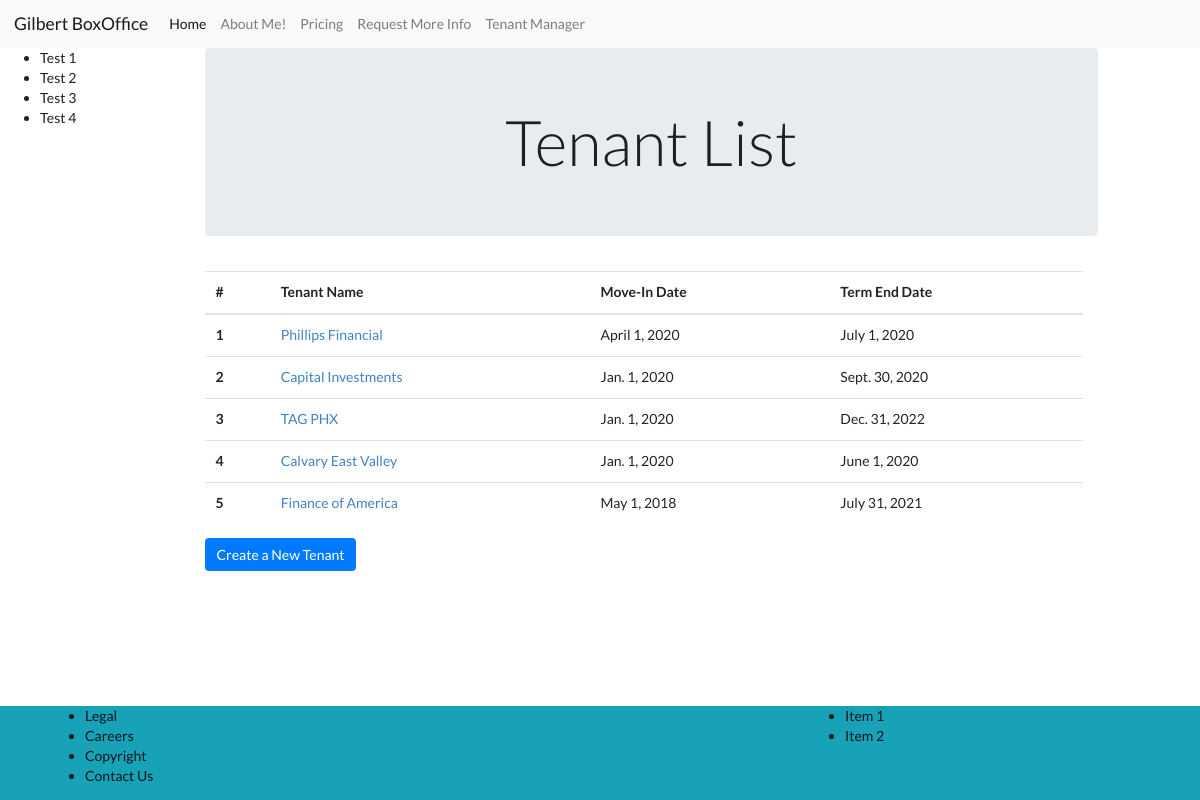
The app's page /tenantManager/ with its own data.
### tenantManager/models.py (models this page shows, shortened)
class Tenant(models.Model):
	name = models.CharField(max_length=100)
	move_in_date = models.DateField()
	term_end_date = models.DateField()
	office_number = models.ForeignKey(Suite, on_delete = models.CASCADE)

### tenantManager/views.py (the view)
# urls.py: path('',views.TenantListView.as_view(),name = 'list'),
class TenantListView(ListView):
	model = models.Tenant
	template_name = 'tenantManager/templates/tenant_list.html'
	context_name = 'tenant_list'

### templates/tenantManager/templates/tenant_list.html (shortened to what this page needs)
{% extends "base.html" %}
{% block body_block %}
	<div class="jumbotron">
		<h1 class="display-3 text-center">Tenant List</h1>
	</div>
	<div class="container pt-2 pl-0 ml-0 bg-faded">
		<table class="table">
		  <thead>
		    <tr>
		      <th scope="col">#</th>
		      <th scope="col">Tenant Name</th>
		      <th scope="col">Move-In Date</th>
		      <th scope="col">Term End Date</th>
		    </tr>
		  </thead>
		  <tbody>
		  	{% for tenant in tenant_list %}
		    <tr>
		      <th scope="row">{{ tenant.pk }}</th>
				<td>
					<a href="{% url 'tenantManager:detail' pk=tenant.pk %}">{{ tenant.name }}</a>
				</td>
				<td>
					{{ tenant.move_in_date }}
				</td>
				<td>
					{{ tenant.term_end_date }}
				</td>
		    </tr>
			{% endfor %}
		  </tbody>
		</table>
		<a class="btn btn-primary" href="{% url "tenantManager:create" %}" role="button">Create a New Tenant</a>
	</div>
  {% load static %}
{% endblock body_block %}

### templates/base.html (shortened to what this page needs)
<!DOCTYPE html>
<html lang="en">
<head>
	<link rel="stylesheet" href="https://stackpath.bootstrapcdn.com/bootstrap/4.4.1/css/bootstrap.min.css">
	<link rel="stylesheet" href="https://cdnjs.cloudflare.com/ajax/libs/semantic-ui/2.4.1/semantic.min.css">
</head>
<body>
<nav class="navbar navbar-expand-lg navbar-light bg-light">
  <a class="navbar-brand" href="#">Gilbert BoxOffice</a>
  <div class="collapse navbar-collapse" id="navbarNav">
    <ul class="navbar-nav">
      <li class="nav-item active">
        <a class="nav-link" href={% url 'index' %}>Home <span class="sr-only">(current)</span></a>
      </li>
      <li class="nav-item">
        <a class="nav-link" href={% url 'about' %}>About Me!</a>
      </li>
      <li class="nav-item">
        <a class="nav-link" href={% url 'pricing' %}>Pricing</a>
      </li>
      <li class="nav-item">
        <a class="nav-link" href={% url 'request-more-info' %}>Request More Info</a>
      </li>
	  <li class="nav-item">
        <a class="nav-link" href={% url 'tenantManager:list' %}>Tenant Manager</a>
      </li>
    </ul>
  </div>
</nav>
<div class="row">
	<div class="col-2">
		<div class="container ml-0 pl-0">
			<ul>
				<li>
					Test 1
				</li>
				<li>
					Test 2
				</li>
				<li>
					Test 3
				</li>
				<li>
					Test 4
				</li>
			</ul>
		</div>
	</div>
<div class="col-9">
	{% block body_block %}
	{% endblock body_block %}
</div>
<div class="col-1">
</div>
</div>
<footer class="footer bg-info fixed-bottom">
	<div class="container">
	<div class="row">
		<div class="col-4">
		  	<ul>
		  		<li>Legal</li>
		  		<li>Careers</li>
		  		<li>Copyright</li>
		  		<li>Contact Us</li>
		  	</ul>
		</div>
		<div class="col-4">
		</div>
		<div class="col-4">
		  	<ul>
		  		<li>
		  			Item 1
		  		</li>
		  		<li>
		  			Item 2
		  		</li>
		  	</ul>
		</div>
	</div>
	</div>
</footer>
</body>
</html>

### records on screen
Tenant: pk "1", name "Phillips Financial", move_in_date "April 1, 2020", term_end_date "July 1, 2020"
Tenant: pk "2", name "Capital Investments", move_in_date "Jan. 1, 2020", term_end_date "Sept. 30, 2020"
Tenant: pk "3", name "TAG PHX", move_in_date "Jan. 1, 2020", term_end_date "Dec. 31, 2022"
Tenant: pk "4", name "Calvary East Valley", move_in_date "Jan. 1, 2020", term_end_date "June 1, 2020"
Tenant: pk "5", name "Finance of America", move_in_date "May 1, 2018", term_end_date "July 31, 2021"
